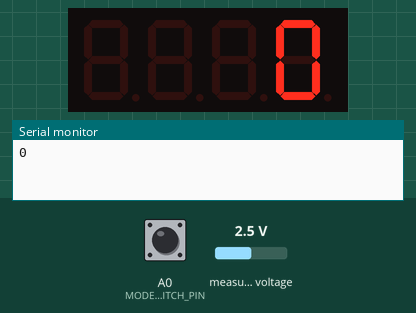
A sketch run on a simulated Arduino Uno, built with avr-gcc and run on an emulated ATmega328P. Shown: 4-digit seven-segment display, the last lines printed to the serial monitor. The inputs (shaded band) are chosen by the test bench; at power-on: A0 (MODE_SWITCH_PIN) LOW, measured voltage 2.5 V.

Above: at 1.8 s.
1.9 s: A0 (MODE_SWITCH_PIN) pulled HIGH for 0.15 s
At 2.7 s:
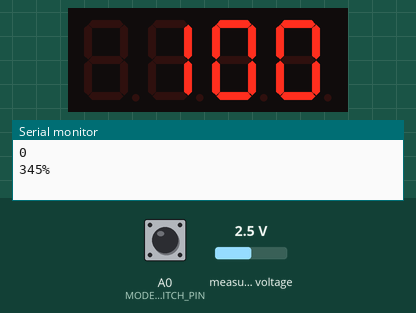
Timing chart, 0 to 4.9 s (numbered marks = the images above; inputs shaded):
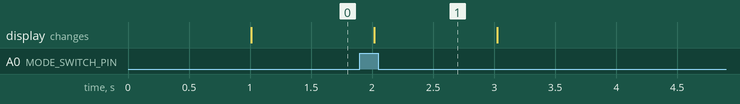

Measured:
- after the input at 1.9 s, the display: changes after 0.12 s (image 1)

The sketch:

propane_meter.ino
```cpp
#include <SevSeg.h>
#include "ADS1X15.h"

#define MODE_SWITCH_PIN A0

#define ADC_ADDRESS 0x48  // I2C address for the ADC
#define ADC_PIN 0         // Analog input pin for the ADC; 0-3

// Constants for conversion formula
const float m = -0.218859;   // slope
const float b = 345.834955;  // intercept

SevSeg sevseg;
ADS1115 ADS(ADC_ADDRESS);

unsigned long lastMillis = 0;

const byte digitPins[] = { 2, 3, 4, 5 };                    // Pins for the 7-segment display digits
const byte segmentPins[] = { 6, 7, 8, 9, 10, 11, 12, 13 };  // Pins for the 7-segment display segments

void setup() {
  Serial.begin(9600);
  pinMode(MODE_SWITCH_PIN, INPUT);

  sevseg.begin(COMMON_CATHODE, 4, digitPins, segmentPins, 0);  // Initialize the 7-segment display

  Wire.begin();
  if (!ADS.begin() || !ADS.isConnected()) {
    sevseg.setChars("----");  // Display error message on connection failure
    Serial.println("Connection Error");

    while (true) {  // Stay in an infinite loop to signal error on display
      sevseg.refreshDisplay();
    }
  }

  ADS.setGain(0);  // Set ADC gain to default value
}

void loop() {
  if (millis() - lastMillis >= 1000) {  // Execute every second
    bool mode = digitalRead(MODE_SWITCH_PIN);
    int16_t rawValue = ADS.readADC(ADC_PIN);  // Read raw ADC value (16 bit)

    if (rawValue < 0) {
      sevseg.setChars("----");  // Display error if reading fails
      Serial.println("Connection Error");
    } else {
      if (mode) {                                                      // If mode switch is in percent/processed mode
        int processedValue = rawValueToProcessedValue(rawValue / 10);  // Convert raw value
        sevseg.setNumber(constrain(processedValue, 0, 100));           // Display processed value (0-100)

        Serial.print(processedValue);
        Serial.println("%");
      } else {                            // If mode switch is in raw mode
        sevseg.setNumber(rawValue / 10);  // Display raw value (divided to fit on the display)
        Serial.println(rawValue);         // Print full raw value
      }
    }
    lastMillis = millis();  // Update timing
  }

  sevseg.refreshDisplay();  // Refresh the display continuously
}

int rawValueToProcessedValue(int rawValue) {  // Slope-intercept form
  return m * rawValue + b;                    // Implicitly converted to int when returning
}
```
